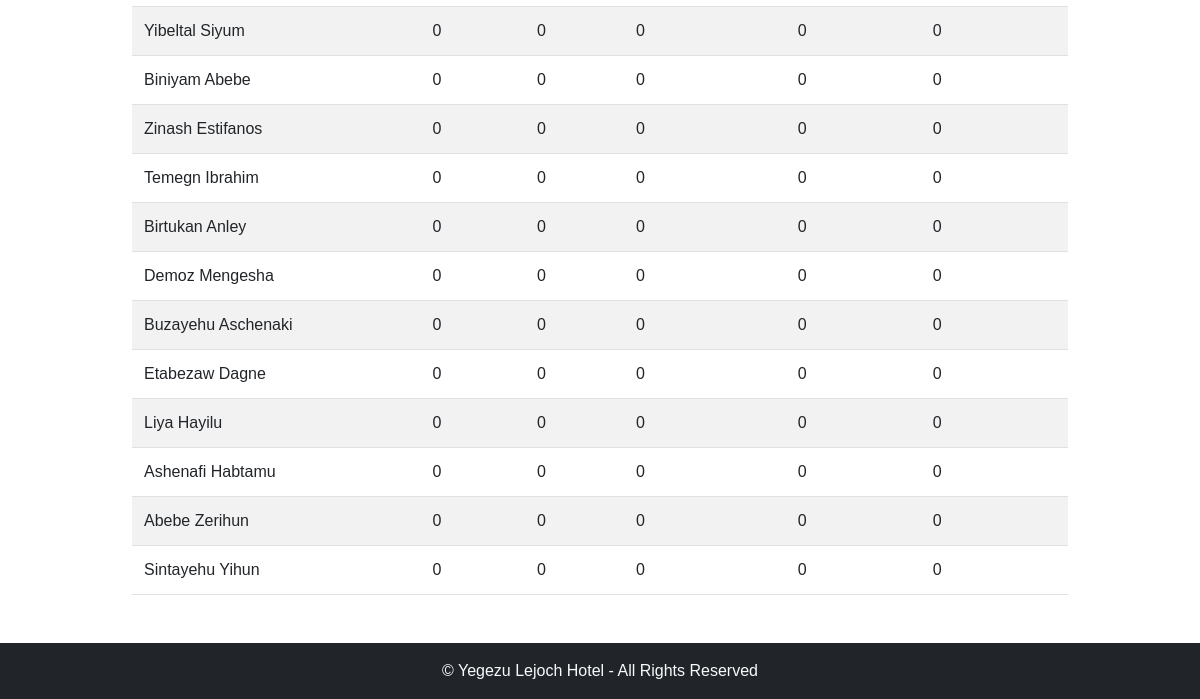
Page /attendance/summary/ (signed in, lower part) on the earlier database version.
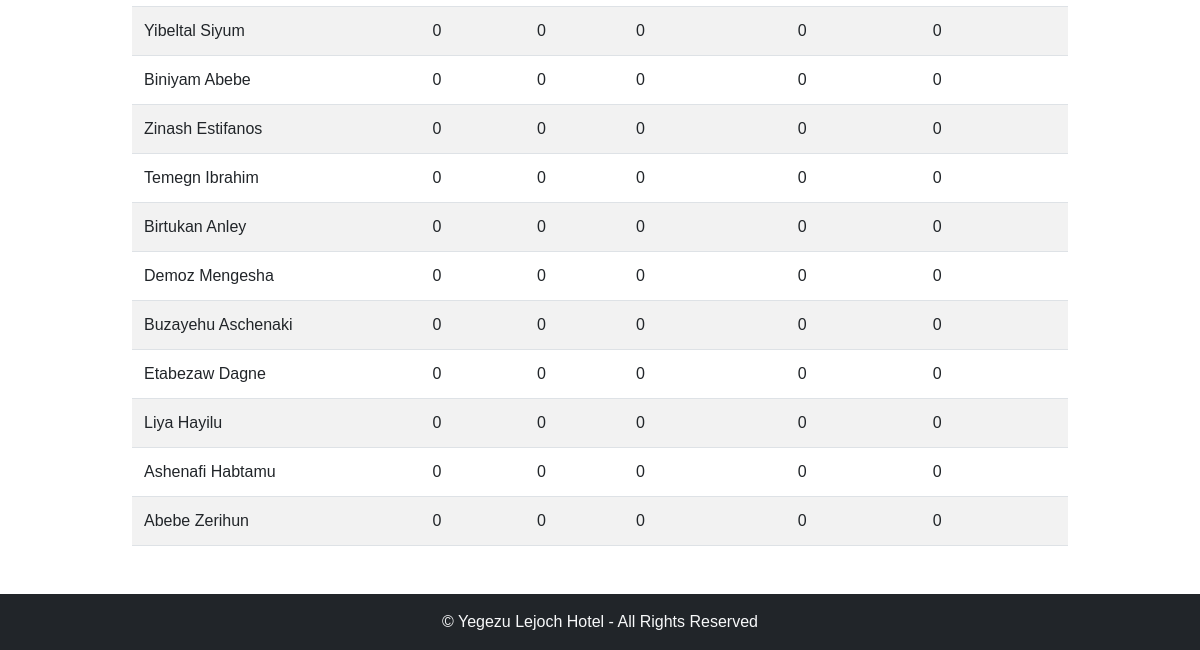
Same page on the later database version.
### employee_management/models.py (models this page shows)
class Employee(models.Model):
    GENDER_CHOICES = (
        ('M', 'Male'),
        ('F', 'Female'),
    )
    EDUCATION_LEVEL_CHOICES = (
        ('Master', 'Master\'s Degree'),
        ('Degree', 'Bachelor\'s Degree'),
        ('Diploma', 'Diploma'),
        ('Certificate', 'Certificate'),
        ('Grade', 'Grade'),
    )
    first_name = models.CharField(max_length=50)
    middle_name = models.CharField(max_length=50, null=True, blank=True)
    last_name = models.CharField(max_length=50, null=True, blank=True)
    gender = models.CharField(max_length=1, choices=GENDER_CHOICES, default="")
    mobile = models.CharField(max_length=15, null=True, blank=True)
    email = models.EmailField(null=True, blank=True)
    department = models.ForeignKey(Department, on_delete=models.CASCADE)
    position = models.ForeignKey(Position, on_delete=models.CASCADE)
    date_of_birth = models.DateField()
    hire_date = models.DateField()
    salary = models.DecimalField(max_digits=10, decimal_places=2)
    education_level = models.CharField(max_length=20, choices=EDUCATION_LEVEL_CHOICES, null=True, blank=True)
    address = models.TextField(null=True, blank=True)
    pension_number = models.CharField(max_length=20, null=True, blank=True)
    emergency_contact_name = models.CharField(max_length=100, null=True, blank=True)
    emergency_contact_phone = models.CharField(max_length=15, null=True, blank=True)
    is_coc_certified = models.BooleanField(default=False)
    is_active = models.BooleanField(default=True)
    picture = models.ImageField(upload_to='employee_pictures/', null=True, blank=True)
    def __str__(self):
        return f"{self.first_name} {self.middle_name}"

### employee_management/views.py (the view)
# urls.py: path('attendance/summary/', attendance_summary, name='attendance_summary'),
@login_required
def attendance_summary(request):
    filter_form = EmployeeFilterForm(request.GET)
    employees = Employee.objects.filter(is_active=True)
    if filter_form.is_valid():
        department = filter_form.cleaned_data['department']
        search = filter_form.cleaned_data['search']
        if department:
            employees = employees.filter(department=department)
        if search:
            employees = employees.filter(first_name__icontains=search)
    today = timezone.now().date()
    thirty_days_ago = today - timedelta(days=30)
    attendance_summary = {}
    for employee in employees:
        attendance_summary[employee.id] = {
            'employee': employee,
            'present': Attendance.objects.filter(employee=employee, status='present', date__gte=thirty_days_ago).count(),
            'absent': Attendance.objects.filter(employee=employee, status='absent', date__gte=thirty_days_ago).count(),
            'annual_leave': Attendance.objects.filter(employee=employee, status='annual_leave', date__gte=thirty_days_ago).count(),
            'sick_leave': Attendance.objects.filter(employee=employee, status='sick_leave', date__gte=thirty_days_ago).count(),
            'other_leave': Attendance.objects.filter(employee=employee, status='other_leave', date__gte=thirty_days_ago).count(),
        }
    context = {
        'filter_form': filter_form,
        'attendance_summary': attendance_summary,
    }
    return render(request, 'attendance_summary.html', context)

### employee_management/models.py (called while the page is built)
    def __str__(self):
        return self.name

### employee_management/templates/attendance_summary.html (shortened to what this page needs)
{% extends 'base.html' %}
{% block content %}
  <br>
  <table class="table table-striped">
    <tbody>
      {% for data in attendance_summary.values %}
      <tr>
        <td>{{ data.employee }}</td>
        <td>{{ data.present }}</td>
        <td>{{ data.absent }}</td>
        <td>{{ data.annual_leave }}</td>
        <td>{{ data.sick_leave }}</td>
        <td>{{ data.other_leave }}</td>
      </tr>
      {% endfor %}
    </tbody>
  </table>
{% endblock %}

Differences in the rows shown:
removed Employee: employee "Sintayehu Yihun", present "0", absent "0", annual_leave "0", sick_leave "0", other_leave "0"
